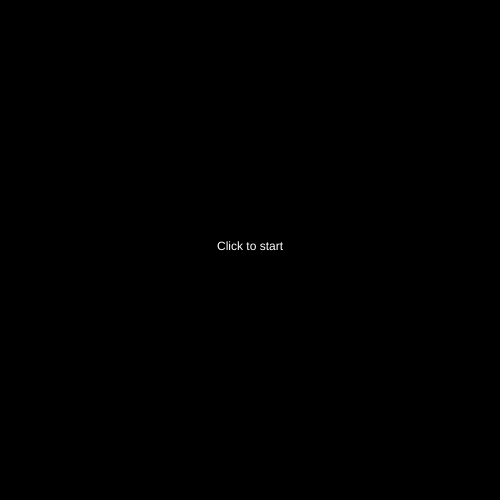
Frame 1 (no input)
Frame 60 (no input): identical to frame 1, image omitted
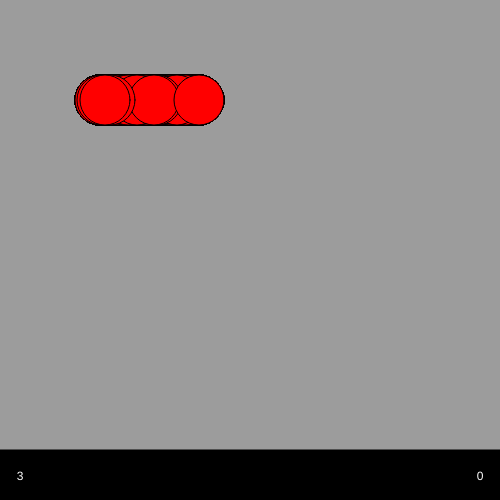
Frame 120 (the mouse pressed at the canvas centre since frame 60)

The p5.js sketch that drew these frames (run headless with seeded random() and noise() and a simulated clock; from frame 60 on, the mouse is pressed at the canvas centre):

// p5.js sketch
// ── sketch.js
//Akash Kumar
/*
Description
*/
var gameScreen = 0;
var lives = 3;
var shapeLocation1;
var shapeLocation2;
var shapeLocation3;
var shape1;
var shape2;
var shape3;
var score = 0;
var circleColor;
var characterColor = 255;
var i;
var j;
var k;
var clock=60;
function setup() {
    createCanvas(500, 500)
    background(255);
}

function draw() {
    if (gameScreen == 0) {
        startScreen();
    } else if (gameScreen == 1) {
        mainScreen();
    } else if (gameScreen == 2) {
        endScreen();
    }
}


/// Screens/////
function startScreen() {
    background(0);
    textAlign(CENTER);
    //Rules and Instructions, click to continue
    fill(255);
    text("Click to start", height / 2, width / 2);
}

function mainScreen() {
    //main function
    circleColor = color(255, 0, 0);
    background(156);
    fill(0);
    rect(0, 450, 500, 50);

  //  println(randoms());
    shapes(shape1, shape2, shape3, shapeLocation1, shapeLocation2, shapeLocation3);
    fill(255);
    text(score, 480, 480);
    text(lives, 20, 480);
    //Background image
    //build sprite
    //Load shapes
    //Call keyboard and mouse input
    //draw lives


}

function endScreen() {
    background(0);
    textAlign(CENTER);
    //You Lost
    fill(255);
    text(score, 200, 200);
    text("You lose", height / 2, width / 2);
}
////////////////////////////////////////Steering functions////////////////////
function randoms() {
  shape1 = int(random(0, 2));
  shape2 = int(random(0, 2));
  shape3 = int(random(0, 2));
  shapeLocation2 = int(random(200, 300));
  shapeLocation3 = int(random(400, 500));
  return (shape1, shape2, shape3, shapeLocation1, shapeLocation2, shapeLocation3);

    //Reset the random numbers on call
}

function shapes() {
    for (i = 0; i < width; i+=.1) {
        //if (shape1 == 0) {
            fill(circleColor);
            shapeLocation1 = int(random(100, 200));
            ellipse(shapeLocation1, 100 , 50,50)
        //} else if (shape1 == 1) {
      //      fill(0, 0, 255);
        //    rect(shapeLocation1,i/clock, 50,50);
        //}
    }
    // for (j = 0; j < width; j+=40) {
    //     if (shape2 == 0) {
    //         fill(circleColor);
    //         ellipse(shapeLocation2, j/clock, 50,50)
    //     } else if (shape2 == 1) {
    //         fill(0, 0, 255);
    //         rect(shapeLocation2, j/clock, 50,50)
    //     }
    // }
    // for (k = 0; k < width; k+=100) {
    //     if (shape3 == 0) {
    //         fill(circleColor);
    //         ellipse(shapeLocation3,k/clock, 50,50)
    //     } else if (shape3 == 1) {
    //         fill(0, 0, 255);
    //         rect(shapeLocation3, k/clock, 50,50)
    //     }
    // }
    // if (i > width) {
    //     i == 0;
    // }
    //
    // if (j > width) {
    //     j == 0;
    // }
    // if (k > width) {
    //     j == 0;
    // }
    //ellipse random location
    //triangle random location

}

function movement() {
    /*
    Move the sprite left and right
    get location of shapes
    */

}

function hit() {
    //if shapes location matches sprite location then hit++
    /*
    if hit is green circle, then points
    else lives--
    if lives == 0
    gameScreen==2
    */
setup();
}
////Interact function////
function timeOut() {
    //if no movement change sprite color per frame once color == red, gameScreen == 2
}


function keyPressed() {
    //  if keyCode == Arrows
    //  else nothing
}

function startGame() {
    gameScreen = 1;
}

function checkShape() {
    /*
    there are three shapes, if HIT check which kind was hit, and check color. If bad, 1 if good 0.
    */

}

function mousePressed() {
    if (gameScreen == 0) {
        startGame()
    }
    if (gameScreen == 1) {
        circleColor = color(0, 255, 0);
    }
    if (gameScreen == 2) {
        startGame()
    }
}
/*

Start screen setup
https://www.toptal.com/game/ultimate-guide-to-processing-simple-game

*/
